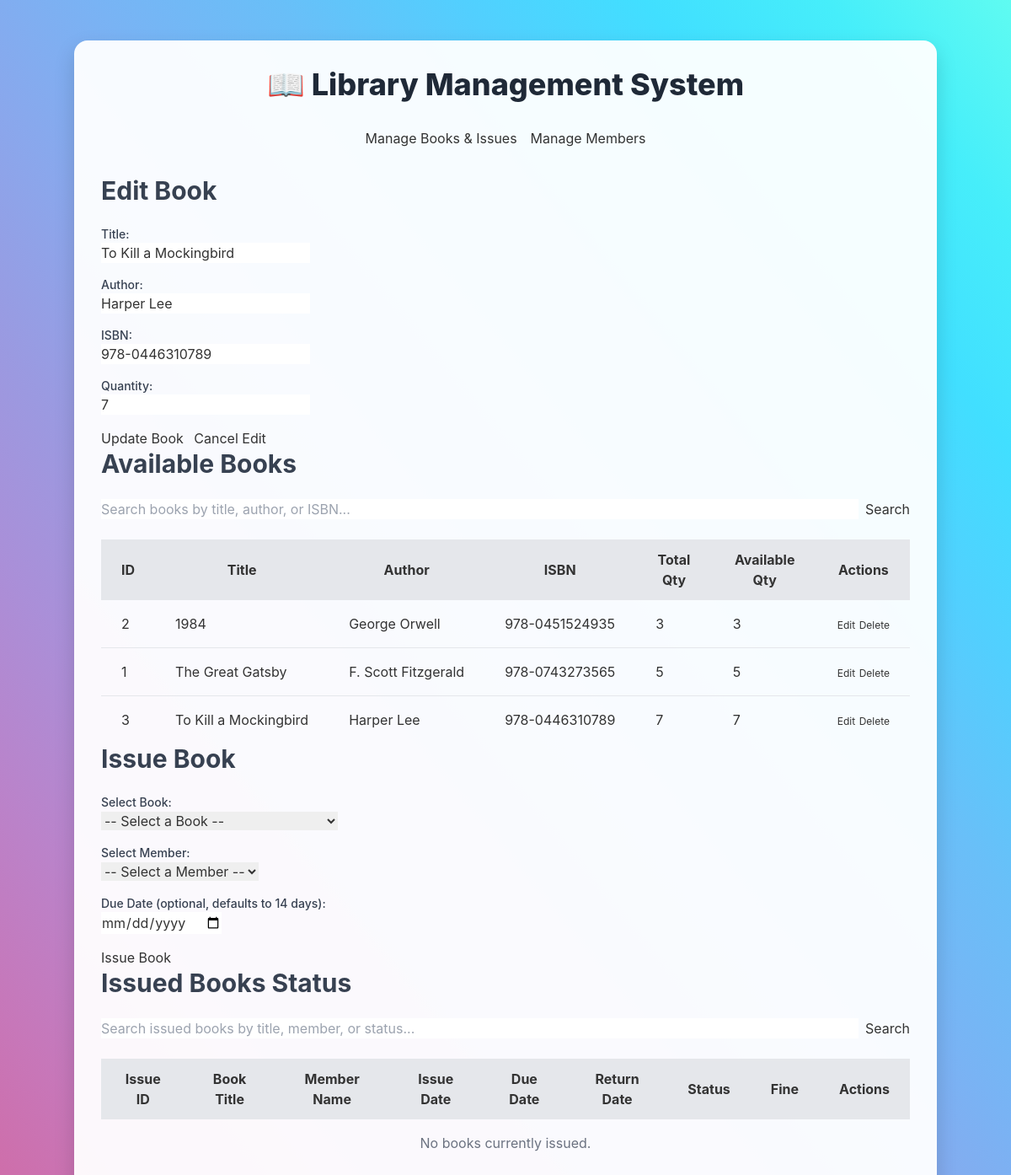
The app's page /index.php?edit_book_id=3 with its own data.
### tables this page shows
CREATE TABLE IF NOT EXISTS books (
    book_id INT AUTO_INCREMENT PRIMARY KEY,
    title VARCHAR(255) NOT NULL,
    author VARCHAR(255) NOT NULL,
    isbn VARCHAR(225) UNIQUE NOT NULL,
    quantity INT NOT NULL DEFAULT 0,
    available_quantity INT NOT NULL DEFAULT 0,
    created_at TIMESTAMP DEFAULT CURRENT_TIMESTAMP
);

### functions.php (called while the page is built, shortened)
<?php
require_once 'db_connect.php';
function getAllBooks($search_term = '') {
    global $conn;
    $sql = "SELECT * FROM books";
    $sql .= " ORDER BY title ASC";
    $result = $conn->query($sql);
    $books = [];
    if ($result->num_rows > 0) {
        while ($row = $result->fetch_assoc()) {
            $books[] = $row;
        }
    }
    return $books;
}
function getBookById($book_id) {
    global $conn;
    $sql = "SELECT * FROM books WHERE book_id = ?";
    $stmt = $conn->prepare($sql);
    $stmt->bind_param("i", $book_id);
    $stmt->execute();
    $result = $stmt->get_result();
    return $result->fetch_assoc();
}
?>

### index.php (the view, shortened to what this page needs)
<?php
require_once 'functions.php';
$book_search_term = isset($_GET['book_search']) ? $_GET['book_search'] : '';
$issued_book_search_term = isset($_GET['issued_book_search']) ? $_GET['issued_book_search'] : '';
$books = getAllBooks($book_search_term);
$issued_books = getAllIssuedBooks($issued_book_search_term);
$edit_book = null;
if (isset($_GET['edit_book_id'])) {
    $edit_book_id = $_GET['edit_book_id'];
    $edit_book = getBookById($edit_book_id);
}
?>
<!DOCTYPE html>
<html lang="en">
<head>
    <script src="https://cdn.tailwindcss.com"></script>
    <link rel="stylesheet" href="style.css">
</head>
<body class="bg-gray-100 p-4">
    <div class="container">
        <h1 class="text-4xl font-extrabold text-gray-800 text-center mb-8">
            📖 Library Management System
        </h1>
        <nav class="mb-8 flex justify-center space-x-4">
            <a href="index.php" class="btn-primary">Manage Books & Issues</a>
            <a href="members.php" class="btn-primary">Manage Members</a>
        </nav>
        <div class="section-card">
            <h2 class="text-3xl font-bold text-gray-700 mb-6">
                <?php echo $edit_book ? 'Edit Book' : 'Add New Book'; ?>
            </h2>
            <form action="index.php" method="POST" class="space-y-4">
                <div class="form-group">
                    <label for="title" class="block text-sm font-medium text-gray-700">Title:</label>
                    <input type="text" id="title" name="title" value="<?php echo htmlspecialchars($edit_book['title'] ?? ''); ?>" required>
                </div>
                <div class="form-group">
                    <label for="author" class="block text-sm font-medium text-gray-700">Author:</label>
                    <input type="text" id="author" name="author" value="<?php echo htmlspecialchars($edit_book['author'] ?? ''); ?>" required>
                </div>
                <div class="form-group">
                    <label for="isbn" class="block text-sm font-medium text-gray-700">ISBN:</label>
                    <input type="text" id="isbn" name="isbn" value="<?php echo htmlspecialchars($edit_book['isbn'] ?? ''); ?>" required>
                </div>
                <div class="form-group">
                    <label for="quantity" class="block text-sm font-medium text-gray-700">Quantity:</label>
                    <input type="number" id="quantity" name="quantity" value="<?php echo htmlspecialchars($edit_book['quantity'] ?? '0'); ?>" min="0" required>
                </div>
                <button type="submit" name="<?php echo $edit_book ? 'update_book' : 'add_book'; ?>" class="btn-success">
                    <?php echo $edit_book ? 'Update Book' : 'Add Book'; ?>
                </button>
                <?php if ($edit_book): ?>
                    <a href="index.php" class="btn-primary ml-2 inline-block">Cancel Edit</a>
                <?php endif; ?>
            </form>
        </div>
        <div class="section-card">
            <h2 class="text-3xl font-bold text-gray-700 mb-6">Available Books</h2>
            <form action="index.php" method="GET" class="mb-6 flex space-x-2">
                <input type="text" name="book_search" placeholder="Search books by title, author, or ISBN..." value="<?php echo htmlspecialchars($book_search_term); ?>" class="flex-grow">
                <button type="submit" class="btn-primary">Search</button>
            </form>
            <div class="overflow-x-auto">
                <table class="table-auto w-full border-collapse">
                    <thead>
                        <tr class="bg-gray-200">
                            <th class="px-6 py-3">ID</th>
                            <th class="px-6 py-3">Title</th>
                            <th class="px-6 py-3">Author</th>
                            <th class="px-6 py-3">ISBN</th>
                            <th class="px-6 py-3">Total Qty</th>
                            <th class="px-6 py-3">Available Qty</th>
                            <th class="px-6 py-3 text-center">Actions</th>
                        </tr>
                    </thead>
                    <tbody class="divide-y divide-gray-200">
                        <?php if (empty($books)): ?>
                            <tr>
                                <td colspan="7" class="px-6 py-4 text-center text-gray-500">No books found.</td>
                            </tr>
                        <?php else: ?>
                            <?php foreach ($books as $book): ?>
                                <tr>
                                    <td class="px-6 py-4 whitespace-nowrap"><?php echo htmlspecialchars($book['book_id']); ?></td>
                                    <td class="px-6 py-4 whitespace-nowrap"><?php echo htmlspecialchars($book['title']); ?></td>
                                    <td class="px-6 py-4 whitespace-nowrap"><?php echo htmlspecialchars($book['author']); ?></td>
                                    <td class="px-6 py-4 whitespace-nowrap"><?php echo htmlspecialchars($book['isbn']); ?></td>
                                    <td class="px-6 py-4 whitespace-nowrap"><?php echo htmlspecialchars($book['quantity']); ?></td>
                                    <td class="px-6 py-4 whitespace-nowrap"><?php echo htmlspecialchars($book['available_quantity']); ?></td>
                                    <td class="px-6 py-4 whitespace-nowrap text-center">
                                        <a href="index.php?edit_book_id=<?php echo htmlspecialchars($book['book_id']); ?>" class="btn-warning text-xs">Edit</a>
                                        <form action="index.php" method="POST" class="inline-block" onsubmit="return confirmDelete('Are you sure you want to delete this book?');">
                                            <button type="submit" class="btn-danger text-xs">Delete</button>
                                        </form>
                                    </td>
                                </tr>
                            <?php endforeach; ?>
                        <?php endif; ?>
                    </tbody>
                </table>
            </div>
        </div>
        <div class="section-card">
            <h2 class="text-3xl font-bold text-gray-700 mb-6">Issue Book</h2>
            <form action="index.php" method="POST" class="space-y-4">
                <div class="form-group">
                    <label for="issue_book_id" class="block text-sm font-medium text-gray-700">Select Book:</label>
                    <select id="issue_book_id" name="book_id" required>
                        <option value="">-- Select a Book --</option>
                    </select>
                </div>
                <div class="form-group">
                    <label for="issue_member_id" class="block text-sm font-medium text-gray-700">Select Member:</label>
                    <select id="issue_member_id" name="member_id" required>
                        <option value="">-- Select a Member --</option>
                    </select>
                </div>
                <div class="form-group">
                    <label for="due_date" class="block text-sm font-medium text-gray-700">Due Date (optional, defaults to 14 days):</label>
                    <input type="date" id="due_date" name="due_date" min="<?php echo date('Y-m-d'); ?>">
                </div>
                <button type="submit" name="issue_book" class="btn-primary">Issue Book</button>
            </form>
        </div>
        <div class="section-card">
            <h2 class="text-3xl font-bold text-gray-700 mb-6">Issued Books Status</h2>
            <form action="index.php" method="GET" class="mb-6 flex space-x-2">
                <input type="text" name="issued_book_search" placeholder="Search issued books by title, member, or status..." value="<?php echo htmlspecialchars($issued_book_search_term); ?>" class="flex-grow">
                <button type="submit" class="btn-primary">Search</button>
            </form>
            <div class="overflow-x-auto">
                <table class="table-auto w-full border-collapse">
                    <thead>
                        <tr class="bg-gray-200">
                            <th class="px-6 py-3">Issue ID</th>
                            <th class="px-6 py-3">Book Title</th>
                            <th class="px-6 py-3">Member Name</th>
                            <th class="px-6 py-3">Issue Date</th>
                            <th class="px-6 py-3">Due Date</th>
                            <th class="px-6 py-3">Return Date</th>
                            <th class="px-6 py-3">Status</th>
                            <th class="px-6 py-3">Fine</th>
                            <th class="px-6 py-3 text-center">Actions</th>
                        </tr>
                    </thead>
                    <tbody class="divide-y divide-gray-200">
                        <?php if (empty($issued_books)): ?>
                            <tr>
                                <td colspan="9" class="px-6 py-4 text-center text-gray-500">No books currently issued.</td>
                            </tr>
                        <?php endif; ?>
                    </tbody>
                </table>
            </div>
        </div>
    </div>
</body>
</html>

### style.css (style rules this page uses)
body { font-family: 'Inter', sans-serif; line-height: 1.6; color: #333; background-image: linear-gradient(to right top, #d16ba5, #c777b9, #ba83ca, #aa8fd8, #9a9ae1, #8aa7ec, #79b3f4, #69bff8, #52cffe, #41dfff, #46eefa, #5ffbf1); background-attachment: fixed; }
.container { max-width: 1200px; margin: 2rem auto; padding: 2rem; background-color: rgba(255, 255, 255, 0.95); border-radius: 1rem; box-shadow: 0 10px 25px rgba(0, 0, 0, 0.15); }
.btn-primary { @apply bg-gradient-to-r from-blue-500 to-blue-600 hover:from-blue-600 hover:to-blue-700 text-white font-bold py-2 px-4 rounded-lg shadow-lg transform transition duration-300 ease-in-out hover:scale-105; }
.btn-success { @apply bg-gradient-to-r from-green-500 to-green-600 hover:from-green-600 hover:to-green-700 text-white font-bold py-2 px-4 rounded-lg shadow-lg transform transition duration-300 ease-in-out hover:scale-105; }
.btn-danger { @apply bg-gradient-to-r from-red-500 to-red-600 hover:from-red-600 hover:to-red-700 text-white font-bold py-2 px-4 rounded-lg shadow-lg transform transition duration-300 ease-in-out hover:scale-105; }
.btn-warning { @apply bg-gradient-to-r from-yellow-400 to-yellow-500 hover:from-yellow-500 hover:to-yellow-600 text-white font-bold py-2 px-4 rounded-lg shadow-lg transform transition duration-300 ease-in-out hover:scale-105; }
input[type="text"], input[type="number"], input[type="date"], input[type="email"], textarea, select { @apply mt-1 block w-full px-4 py-2 border border-gray-300 rounded-lg shadow-sm focus:outline-none focus:ring-2 focus:ring-blue-500 focus:border-transparent text-gray-800 placeholder-gray-400 transition duration-200 ease-in-out; }
.table-auto { @apply min-w-full divide-y divide-gray-200 shadow-md rounded-lg overflow-hidden; }
.table-auto th, .table-auto td { @apply px-6 py-3 text-left text-sm font-medium text-gray-700 uppercase tracking-wider; }
.table-auto thead th { @apply bg-gray-200; }
.table-auto tbody tr:nth-child(odd) { @apply bg-white; }
.table-auto tbody tr:nth-child(even) { @apply bg-gray-50; }
.section-card { @apply bg-white shadow-xl rounded-xl p-8 mb-8 border border-gray-100; }
.form-group { @apply mb-5; }
h1, h2 { @apply text-gray-800; }

### records on screen
books: title "To Kill a Mockingbird", author "Harper Lee", isbn "978-0446310789", quantity "7", book_id "3", available_quantity "7"
books: book_id "2", title "1984", author "George Orwell", isbn "978-0451524935", quantity "3", available_quantity "3"
books: book_id "1", title "The Great Gatsby", author "F. Scott Fitzgerald", isbn "978-0743273565", quantity "5", available_quantity "5"
